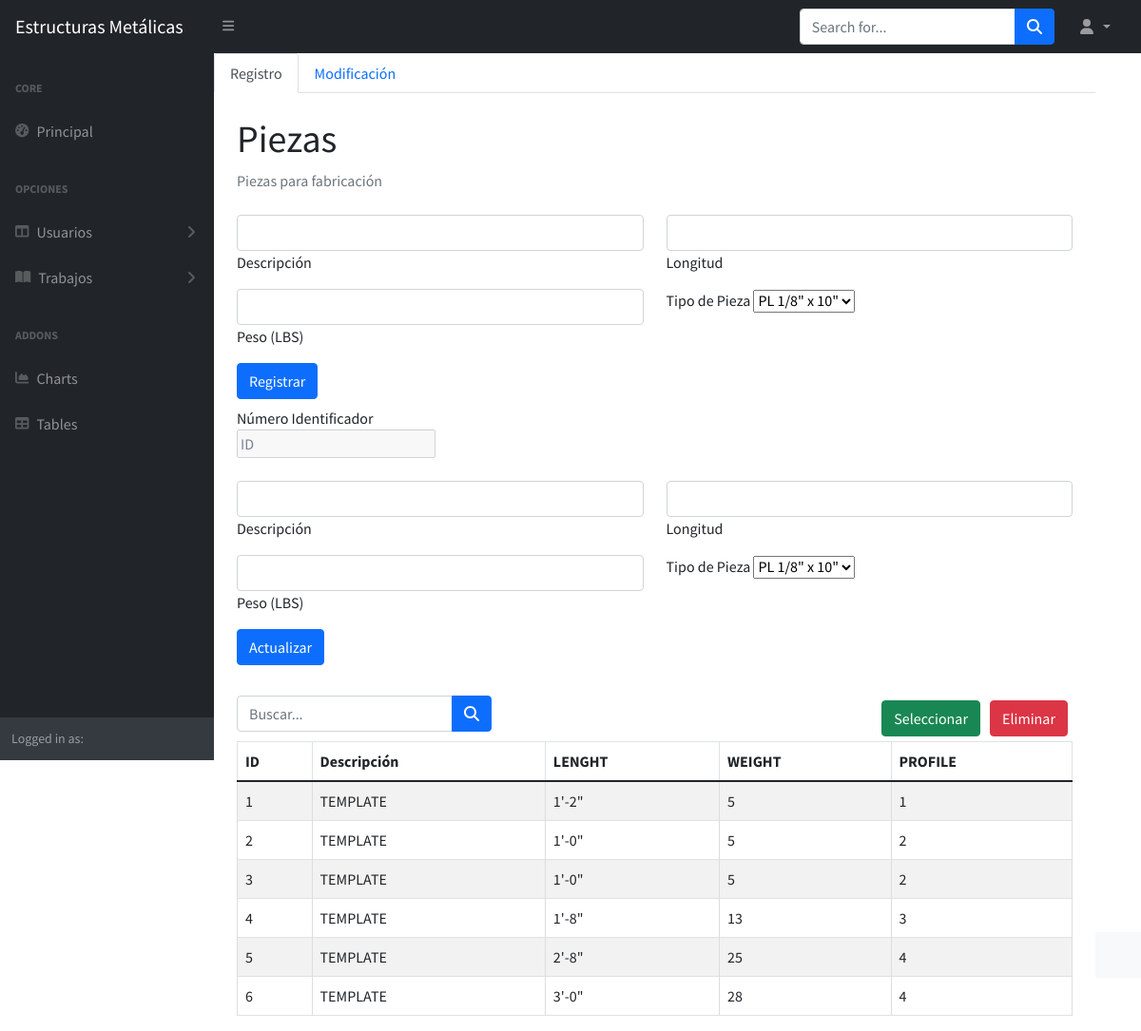
/principal/piezas.php?registro=0, run on the app's committed database.
### tables this page shows
create table pieza(
id_pz int primary key auto_increment,
descr	varchar(40),
lenght_pz	varchar(20),
weight_pz	varchar(20),
id_profile_pz int,
foreign key(id_profile_pz) references profile_pieza (id_profile_pz)
);

### principal/piezas.php (the view, shortened to what the rows shown need)
<!DOCTYPE html>
<html lang="en">
    <head>
        <link href="https://cdn.jsdelivr.net/npm/simple-datatables@latest/dist/style.css" rel="stylesheet" />
        <link href="css/styles.css" rel="stylesheet" />
        <link href="./css/style.css" rel="stylesheet" />
        <link href="../css/style_principal.css" rel="stylesheet" />
    </head>
    <body class="sb-nav-fixed">
        <div id="layoutSidenav">
            <div id="layoutSidenav_content">
                <main>
                    <div class="container-fluid px-4">
                        <h1 class="mt-4">Piezas</h1>
                        <br>
                    <?php
                        require_once('../php/crud/Pieza.php');
                        $pieza = new Pieza();
                        $result = $pieza->Consulta_Todos();
                        if(mysqli_num_rows($result) > 0)
                        {
                            $table = '
                            <table id="tabla" border=1 class="table table-striped table-bordered">
                                <thead class="thead-dark">
                                    <tr>
                                        <th scope="col">ID</th>
                                        <th scope="col">Descripción</th>
                                        <th scope="col">LENGHT</th>
                                        <th scope="col">WEIGHT</th>
                                        <th scope="col">PROFILE</th>
                                    </tr>
                                </thead>
                            ';
                            while($row = mysqli_fetch_array($result))
                            {
                            $table .= '
                                <tr>
                                    <td>'.$row["ID"].'</td>
                                    <td>'.$row["Descripcion"].'</td>
                                    <td>'.$row["LENGHT"].'</td>
                                    <td>'.$row["WEIGHT"].'</td>
                                    <td>'.$row["PROFILE"].'</td>
                                </tr>
                            ';
                            }
                            $table .= '</table>';
                            echo $table;
                        }
                    ?>
                    </div>
                </main>
            </div>
        </div>
    </body>
</html>

### data on the page
pieza: id_pz "1", descr "TEMPLATE", lenght_pz "1'-2\"", weight_pz "5", id_profile_pz "1"
pieza: id_pz "2", descr "TEMPLATE", lenght_pz "1'-0\"", weight_pz "5", id_profile_pz "2"
pieza: id_pz "3", descr "TEMPLATE", lenght_pz "1'-0\"", weight_pz "5", id_profile_pz "2"
pieza: id_pz "4", descr "TEMPLATE", lenght_pz "1'-8\"", weight_pz "13", id_profile_pz "3"
pieza: id_pz "5", descr "TEMPLATE", lenght_pz "2'-8\"", weight_pz "25", id_profile_pz "4"
pieza: id_pz "6", descr "TEMPLATE", lenght_pz "3'-0\"", weight_pz "28", id_profile_pz "4"

### other printed values
form field sel_Tipo "PL 1/8\" x 10\""
